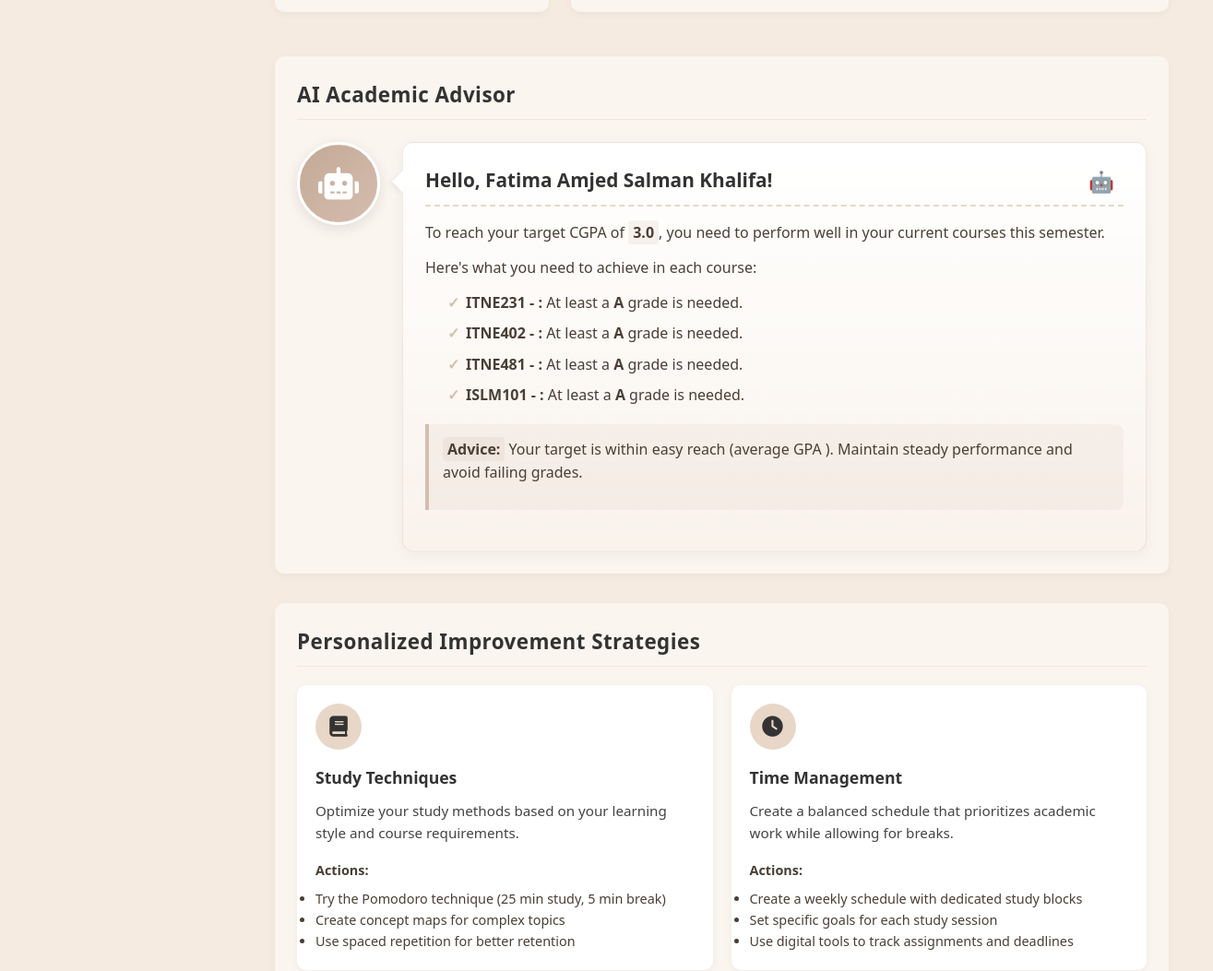
Page /gpa_improvement/ (signed in, middle part) on the earlier database version.
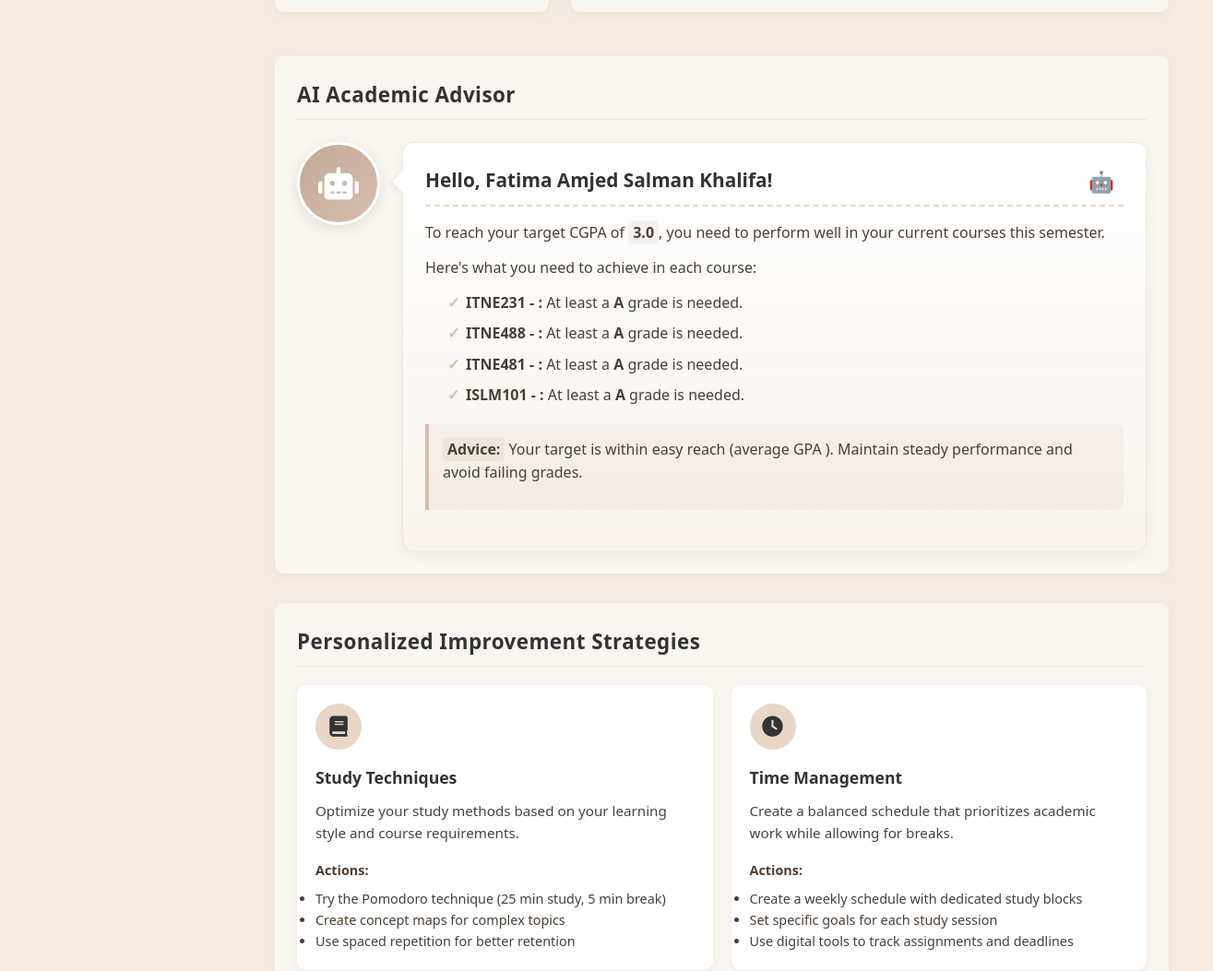
Same page on the later database version.
### Project/models.py (models this page shows)
class Student(models.Model):
    student_id = models.AutoField(primary_key=True)
    student_name = models.CharField(max_length=255)
    email = models.EmailField(unique=True)
    password = models.CharField(max_length=255)
    major = models.CharField(max_length=255)
    CGPA = models.FloatField(default=0.0)
    MCGPA = models.FloatField(default=0.0)
    class Meta:
        db_table = 'Students'

class Enrollment(models.Model):
    enrollment_id = models.AutoField(primary_key=True)
    student = models.ForeignKey(Student, on_delete=models.CASCADE)
    course_id = models.CharField(max_length=100)
    Credits = models.IntegerField(default=3)
    section = models.CharField(max_length=10, default='01')
    is_major_course = models.BooleanField(default=False)
    semester = models.CharField(max_length=50)
    attempt = models.IntegerField(default=0)
    class Meta:
        db_table = 'Enrollment'

### Project/views.py (the view)
# urls.py: path('gpa_improvement/', views.gpa_improvement_page, name='gpa_improvement'),
def gpa_improvement_page(request):
    student_id = request.session.get('student_id')
    if not student_id:
        return redirect('login')
    try:
        student = Student.objects.get(student_id=student_id)
    except Student.DoesNotExist:
        return redirect('login')
    student_courses = StudentCourse.objects.filter(student=student).order_by('semester')
    current_enrollments = Enrollment.objects.filter(student=student)
    for course in student_courses:
        course.grade_value = GRADE_MAP.get(course.grade, 0)
    passing_grades = ["A", "A-", "B+", "B", "C+", "C", "C-", "D+", "D"]
    completed_credits = sum(course.credits for course in student_courses if course.grade in passing_grades)
    total_points_earned = sum(course.grade_value * course.credits for course in student_courses)
    retake_candidates = [course for course in student_courses if course.grade_value < 2.0]  # Below C
    retake_courses = []
    for course in retake_candidates:
        current_contribution = course.grade_value * course.credits
        target_grade_value = 3.0 if student.CGPA >= 2.0 else 2.0
        potential_contribution = target_grade_value * course.credits
        improvement = (potential_contribution - current_contribution) / completed_credits
        target_letter_grade = next((grade for grade, value in GRADE_MAP.items() if value >= target_grade_value), "B")
        retake_courses.append({
            'course_code': course.course_code,
            'course_name': course.course_name,
            'credits': course.credits,
            'grade': course.grade,
            'grade_value': course.grade_value,
            'target_grade': target_letter_grade,
            'target_grade_value': target_grade_value,
            'improvement': improvement
        })
    retake_courses.sort(key=lambda x: x['improvement'], reverse=True)
    if student.CGPA < 2.0:
        target_cgpa = 2.0  # Get to good standing
    elif student.CGPA < 3.0:
        target_cgpa = 3.0  # Get to excellent standing
    else:
        target_cgpa = min(4.0, student.CGPA + 0.25)  # Improve by 0.25 or max out at 4.0
    current_points = total_points_earned
    current_credits = completed_credits
    current_enrollments_credits = sum(enrollment.Credits for enrollment in current_enrollments)
    future_total_credits = current_credits + current_enrollments_credits
    target_total_points = target_cgpa * future_total_credits
    additional_points_needed = target_total_points - current_points
    if current_enrollments_credits > 0:
        average_gpa_needed = additional_points_needed / current_enrollments_credits
    else:
        average_gpa_needed = 0
    for enrollment in current_enrollments:
        adjusted_gpa_needed = min(4.0, max(1.0, average_gpa_needed))
        closest_grade_value = min(GRADE_MAP.values(), key=lambda x: abs(x - adjusted_gpa_needed))
        closest_grade = next(grade for grade, value in GRADE_MAP.items() if value == closest_grade_value)
        enrollment.min_grade = closest_grade
    semester_data = {}
    for course in student_courses:
        if course.semester not in semester_data:
            semester_data[course.semester] = {
                'total_points': 0,
                'total_credits': 0
            }
        semester_data[course.semester]['total_points'] += course.grade_value * course.credits
        semester_data[course.semester]['total_credits'] += course.credits
    semesters = []
    cgpa_history = []
    for semester, data in sorted(semester_data.items()):
        if data['total_credits'] > 0:
            semester_gpa = data['total_points'] / data['total_credits']
            semesters.append(semester)
            cgpa_history.append(round(semester_gpa, 2))
    context = {
        'student': student,
        'student_courses': student_courses,
        'completed_credits': completed_credits,
        'target_cgpa': target_cgpa,
        'retake_courses': retake_courses,
        'current_courses': current_enrollments,
        'semesters': json.dumps(semesters),
        'cgpa_history': json.dumps(cgpa_history)
    }
    return render(request, 'Project/gpa_improvement.html', context)

### Project/templates/Project/gpa_improvement.html (shortened to what this page needs)
<!DOCTYPE html>
<html lang="en">
  {% load static %}
<head>
  <link rel="stylesheet" href="https://cdnjs.cloudflare.com/ajax/libs/font-awesome/6.0.0/css/all.min.css">
</head>
<body>
  <div class="content-wrapper">
    <main class="container">
      <div class="analysis-grid">
        <div class="card">
        </div>
        <div class="card">
        </div>
      </div>
      <div class="advisor-section">
        <div class="card">
          <div class="card-header">
            <h2 class="card-title">AI Academic Advisor</h2>
          </div>
          <div class="advisor-container">
            <div class="advisor-avatar">
              <i class="fas fa-robot"></i>
            </div>
            <div class="advisor-content">
              <div class="advisor-greeting">Hello, {{ student.student_name }}!</div>
              <div class="advisor-messages">
                <div class="advisor-message">
                  <p>To reach your target CGPA of <strong>{{ target_cgpa }}</strong>, you need to perform well in your current courses this semester.</p>
                  <p>Here's what you need to achieve in each course:</p>
                  <ul>
                    {% for enrollment in current_courses %}
                      <li><strong>{{ enrollment.course_id }} - {{ enrollment.course_name }}:</strong> At least a <strong>{{ enrollment.min_grade }}</strong> grade is needed.</li>
                    {% endfor %}
                  </ul>
                  <div class="advisor-highlight">
                    {% if average_gpa_needed >= 3.5 %}
                      <p><strong>Advice:</strong> You need a very high performance this semester (average GPA {{ average_gpa_needed|floatformat:2 }}). Focus intensely on all subjects. Consider reducing distractions, attending all office hours, and possibly getting tutoring.</p>
                    {% elif average_gpa_needed >= 3.0 %}
                      <p><strong>Advice:</strong> You're expected to aim for mostly A and B grades (average GPA {{ average_gpa_needed|floatformat:2 }}). Stay consistent and put extra effort into weaker areas.</p>
                    {% elif average_gpa_needed >= 2.5 %}
                      <p><strong>Advice:</strong> A good performance will get you there (average GPA {{ average_gpa_needed|floatformat:2 }}). Focus on improving in subjects you struggled with before.</p>
                    {% else %}
                      <p><strong>Advice:</strong> Your target is within easy reach (average GPA {{ average_gpa_needed|floatformat:2 }}). Maintain steady performance and avoid failing grades.</p>
                    {% endif %}
                  </div>
                </div>
              </div>
            </div>
          </div>
        </div>
      </div>
      <div class="strategies-section">
        <div class="card">
          <div class="card-header">
            <h2 class="card-title">Personalized Improvement Strategies</h2>
          </div>
          <div class="strategy-cards">
            <div class="strategy-card">
              <div class="strategy-icon">
                <i class="fas fa-book"></i>
              </div>
              <h3 class="strategy-title">Study Techniques</h3>
              <div class="strategy-description">
                Optimize your study methods based on your learning style and course requirements.
              </div>
              <div class="strategy-actions">
                <p><strong>Actions:</strong></p>
                <ul>
                  <li>Try the Pomodoro technique (25 min study, 5 min break)</li>
                  <li>Create concept maps for complex topics</li>
                  <li>Use spaced repetition for better retention</li>
                </ul>
              </div>
            </div>
            <div class="strategy-card">
              <div class="strategy-icon">
                <i class="fas fa-clock"></i>
              </div>
              <h3 class="strategy-title">Time Management</h3>
              <div class="strategy-description">
                Create a balanced schedule that prioritizes academic work while allowing for breaks.
              </div>
              <div class="strategy-actions">
                <p><strong>Actions:</strong></p>
                <ul>
                  <li>Create a weekly schedule with dedicated study blocks</li>
                  <li>Set specific goals for each study session</li>
                  <li>Use digital tools to track assignments and deadlines</li>
                </ul>
              </div>
            </div>
          </div>
        </div>
      </div>
    </main>
  </div>
</body>
</html>

Differences in the rows shown:
changed Enrollment: course_id "ITNE402" → "ITNE488"
